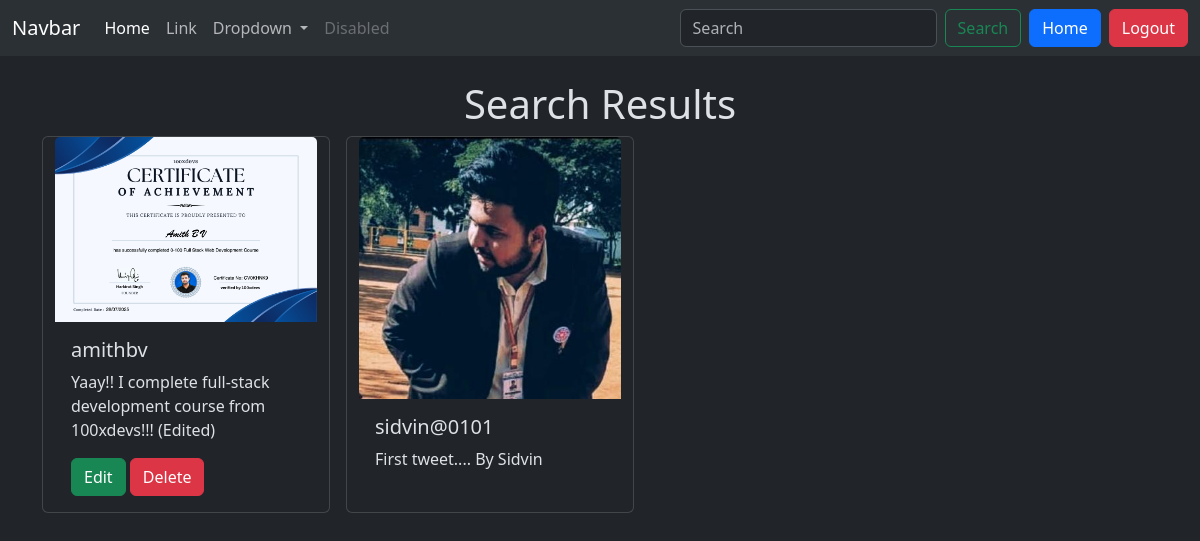
The page /tweet/search/ (signed in) on the database its author committed.
### tweet/models.py (models this page shows, shortened)
class Tweet(models.Model):
    user = models.ForeignKey(User, on_delete=models.CASCADE)
    text = models.TextField(max_length=250)
    photo = models.ImageField(upload_to='photos/', blank=True, null=True)
    created_at = models.DateTimeField(auto_now_add=True)
    updated_at = models.DateTimeField(auto_now=True)

### tweet/views.py (the view)
# urls.py: path('search/', views.search, name='search'),
def search(request):
    search_text = request.POST.get('search', '')
    tweets = Tweet.objects.filter(text__icontains=search_text)
    return render(request, 'search.html', { 'tweets': tweets })

### tweet/templates/search.html (shortened to what this page needs)
{% extends 'layout.html' %}
{% block content %}
    <h1 class='text-center mt-4'>Search Results</h1>
    <div class="container row gap-3">
        {% for tweet in tweets %}
            <div class="card" style="width: 18rem;">
                <img src="{{ tweet.photo.url }}" class="card-img-top" alt="...">
                <div class="card-body">
                    <h5 class="card-title">{{ tweet.user.username }}</h5>
                    <p class="card-text">{{ tweet.text }}</p>
                    {% if tweet.user == user %}
                        <a href="{% url 'tweet_edit' tweet.id %}" class="btn btn-success">Edit</a>
                        <a href="{% url 'tweet_delete' tweet.id %}" class="btn btn-danger">Delete</a>
                    {% endif %}
                </div>
            </div>
        {% endfor %}
    </div>
{% endblock  %}

### rows shown on the page
Tweet: photo (picture), user.username "amithbv", text "Yaay!! I complete full-stack development course from 100xdevs!!! (Edited)", shows "Delete"
Tweet: photo (picture), user.username "sidvin@0101", text "First tweet.... By Sidvin"
